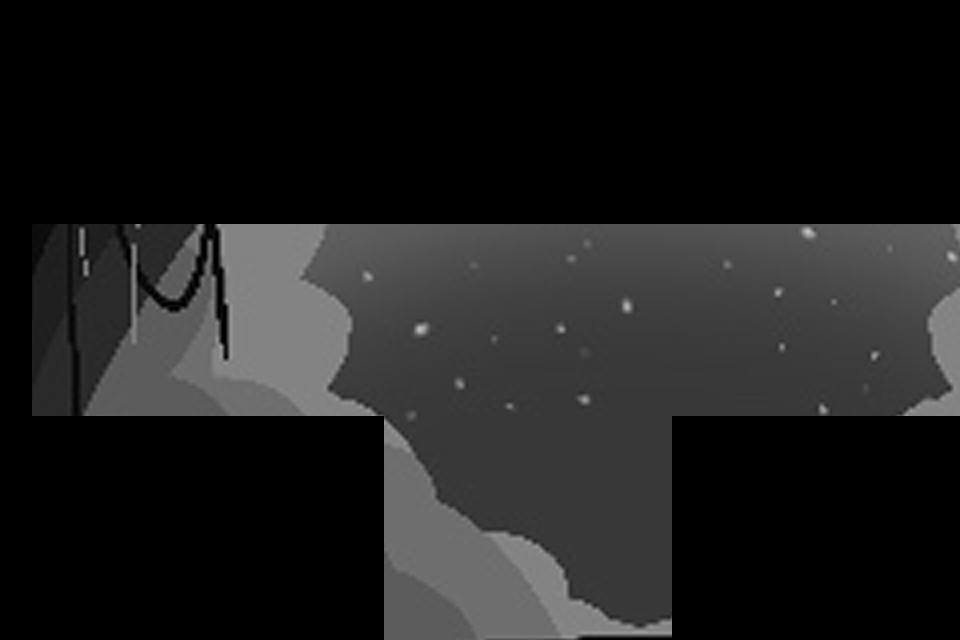

The image is a tile-based game level rendered from a .tmx file. Its description and complete source (layers, tilesets, objects, tile grids) follow:
An orthogonal 30x20 tile map with 32x32 px tiles, 1 tile layer (Terrain), 1 image layer and 14 objects (7x coin, 4x solid, button, player_spawn, trigger).

<map version="1.10" tiledversion="1.11.2" orientation="orthogonal" renderorder="right-down" width="30" height="20" tilewidth="32" tileheight="32" infinite="0" nextlayerid="6" nextobjectid="13">
 <tileset firstgid="1" source="../tilesets/all_black.tsx" />
 <imagelayer id="2" name="Background" parallaxx="1.1" parallaxy="0.9">
  <image source="../../graphics/result_BGimage.png" width="1138" height="640" />
 </imagelayer>
 <layer id="1" name="Terrain" width="30" height="20">
  <data encoding="csv">
1,1,1,1,1,1,1,1,1,1,1,1,1,1,1,1,1,1,1,1,1,1,1,1,1,1,1,1,1,1,
1,1,1,1,1,1,1,1,1,1,1,1,1,1,1,1,1,1,1,1,1,1,1,1,1,1,1,1,1,1,
1,1,1,1,1,1,1,1,1,1,1,1,1,1,1,1,1,1,1,1,1,1,1,1,1,1,1,1,1,1,
1,1,1,1,1,1,1,1,1,1,1,1,1,1,1,1,1,1,1,1,1,1,1,1,1,1,1,1,1,1,
1,1,1,1,1,1,1,1,1,1,1,1,1,1,1,1,1,1,1,1,1,1,1,1,1,1,1,1,1,1,
1,1,1,1,1,1,1,1,1,1,1,1,1,1,1,1,1,1,1,1,1,1,1,1,1,1,1,1,1,1,
1,1,1,1,1,1,1,1,1,1,1,1,1,1,1,1,1,1,1,1,1,1,1,1,1,1,1,1,1,1,
1,0,0,0,0,0,0,0,0,0,0,0,0,0,0,0,0,0,0,0,0,0,0,0,0,0,0,0,0,0,
1,0,0,0,0,0,0,0,0,0,0,0,0,0,0,0,0,0,0,0,0,0,0,0,0,0,0,0,0,0,
1,0,0,0,0,0,0,0,0,0,0,0,0,0,0,0,0,0,0,0,0,0,0,0,0,0,0,0,0,0,
1,0,0,0,0,0,0,0,0,0,0,0,0,0,0,0,0,0,0,0,0,0,0,0,0,0,0,0,0,0,
1,0,0,0,0,0,0,0,0,0,0,0,0,0,0,0,0,0,0,0,0,0,0,0,0,0,0,0,0,0,
1,0,0,0,0,0,0,0,0,0,0,0,0,0,0,0,0,0,0,0,0,0,0,0,0,0,0,0,0,0,
1,1,1,1,1,1,1,1,1,1,1,1,0,0,0,0,0,0,0,0,0,1,1,1,1,1,1,1,1,1,
1,1,1,1,1,1,1,1,1,1,1,1,0,0,0,0,0,0,0,0,0,1,1,1,1,1,1,1,1,1,
1,1,1,1,1,1,1,1,1,1,1,1,0,0,0,0,0,0,0,0,0,1,1,1,1,1,1,1,1,1,
1,1,1,1,1,1,1,1,1,1,1,1,0,0,0,0,0,0,0,0,0,1,1,1,1,1,1,1,1,1,
1,1,1,1,1,1,1,1,1,1,1,1,0,0,0,0,0,0,0,0,0,1,1,1,1,1,1,1,1,1,
1,1,1,1,1,1,1,1,1,1,1,1,0,0,0,0,0,0,0,0,0,1,1,1,1,1,1,1,1,1,
1,1,1,1,1,1,1,1,1,1,1,1,0,0,0,0,0,0,0,0,0,1,1,1,1,1,1,1,1,1
</data>
 </layer>
 <objectgroup id="3" name="Objects">
  <object id="1" name="button_path" type="button" x="288" y="384" width="32" height="32">
   <properties>
    <property name="prompt" value="add" />
   </properties>
  </object>
  <object id="3" name="player" type="player_spawn" x="64" y="384">
   <point />
  </object>
  <object id="6" name="solid" type="solid" x="0" y="0" width="32" height="640" />
  <object id="7" name="solid" type="solid" x="32" y="0" width="928" height="224" />
  <object id="8" name="solid" type="solid" x="32" y="416" width="352" height="224" />
  <object id="9" name="solid" type="solid" x="672" y="416" width="288" height="224" />
  <object id="10" name="level_end" type="trigger" x="928" y="224" width="32" height="192" />
  <object id="11" name="coin" type="coin" x="384" y="384" width="32" height="32">
  <properties>
    <property name="value" type="int" value="1" />
  </properties>
</object>
<object id="12" name="coin" type="coin" x="448" y="384" width="32" height="32">
  <properties>
    <property name="value" type="int" value="1" />
  </properties>
</object>
<object id="13" name="coin" type="coin" x="512" y="384" width="32" height="32">
  <properties>
    <property name="value" type="int" value="1" />
  </properties>
</object>
<object id="14" name="coin" type="coin" x="576" y="384" width="32" height="32">
  <properties>
    <property name="value" type="int" value="1" />
  </properties>
</object>
<object id="15" name="coin" type="coin" x="640" y="384" width="32" height="32">
  <properties>
    <property name="value" type="int" value="1" />
  </properties>
</object>
<object id="16" name="coin" type="coin" x="448" y="320" width="32" height="32">
  <properties>
    <property name="value" type="int" value="1" />
  </properties>
</object>
<object id="17" name="coin" type="coin" x="576" y="288" width="32" height="32">
  <properties>
    <property name="value" type="int" value="1" />
  </properties>
</object>
 </objectgroup>
</map>
